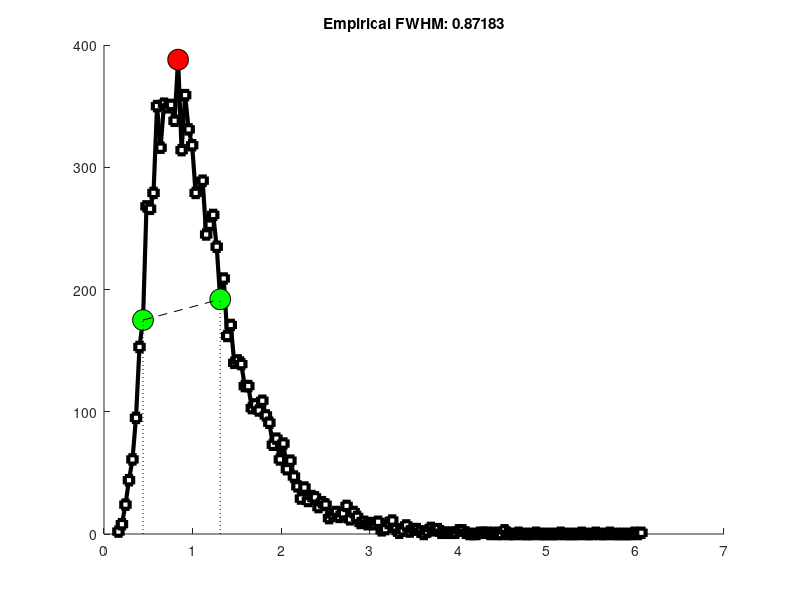

Recreate this plot in MATLAB. (Note: this script raises an error after producing the figure.)
% Smooth and interpolate to more accurately find full width at half maximum
% Adapted from sigprocMXC_FWHM.m asymmetric block section
% @author btabone
% 2021-07-31


% generate asymmetric distribution
[fx,x] = hist(exp(.5*randn(10000,1)),150);

% normalization necessary here!
fxNorm = fx./max(fx);

% plot the function
figure(1), clf, hold on
plot(x,fx,'ks-','linew',3,'markerfacecolor','w')


% find peak point
peakpnt = find( fxNorm==max(fxNorm) );


% find 50% PREpeak point
prepeak = dsearchn(fxNorm(1:peakpnt)',.5);


% find 50% POSTpeak point
pstpeak = dsearchn(fxNorm(peakpnt:end)',.5);
pstpeak = pstpeak + peakpnt - 1; % adjust

% compute empirical FWHM
fwhmE = x(pstpeak) - x(prepeak);



% plot the points
plot(x(peakpnt),fx(peakpnt),'ko','markerfacecolor','r','markersize',15)
plot(x(prepeak),fx(prepeak),'ko','markerfacecolor','g','markersize',15)
plot(x(pstpeak),fx(pstpeak),'ko','markerfacecolor','g','markersize',15)


% plot line for reference
plot(x([prepeak pstpeak]),fx([prepeak pstpeak]),'k--')
plot([1 1]*x(prepeak),[0 fx(prepeak)],'k:')
plot([1 1]*x(pstpeak),[0 fx(pstpeak)],'k:')

title([ 'Empirical FWHM: ' num2str(fwhmE) ])


% Smooth the signal
k = 3; % filter window is actually k*2+1

fig = figure(2);
smoothedSignal = fftMeanSmooth(k,x,fx,fig);

interpolater = griddedInterpolant(x, smoothedSignal, 'spline');
srate = 1000;
npts = srate * max(x);
timevec = (0:npts-1)/srate; % 1 second)
interpolatedSignal = interpolater(timevec);

plot(timevec,interpolatedSignal, 'b', 'linew', 3);


% normalization necessary here!
fxNorm = interpolatedSignal./max(interpolatedSignal);

% find peak point
peakpnt = find( fxNorm==max(fxNorm) );


% find 50% PREpeak point
prepeak = dsearchn(fxNorm(1:peakpnt)',.5);


% find 50% POSTpeak point
pstpeak = dsearchn(fxNorm(peakpnt:end)',.5);
pstpeak = pstpeak + peakpnt - 1; % adjust

% compute empirical FWHM
fwhmE = timevec(pstpeak) - timevec(prepeak);



% plot the points
plot(timevec(peakpnt),interpolatedSignal(peakpnt),'ko','markerfacecolor','r','markersize',15)
plot(timevec(prepeak),interpolatedSignal(prepeak),'ko','markerfacecolor','g','markersize',15)
plot(timevec(pstpeak),interpolatedSignal(pstpeak),'ko','markerfacecolor','g','markersize',15)


% plot line for reference
plot(timevec([prepeak pstpeak]),interpolatedSignal([prepeak pstpeak]),'k--')
plot([1 1]*timevec(prepeak),[0 interpolatedSignal(prepeak)],'k:')
plot([1 1]*timevec(pstpeak),[0 interpolatedSignal(pstpeak)],'k:')

title([ 'Smoothed Empirical FWHM: ' num2str(fwhmE) ])
